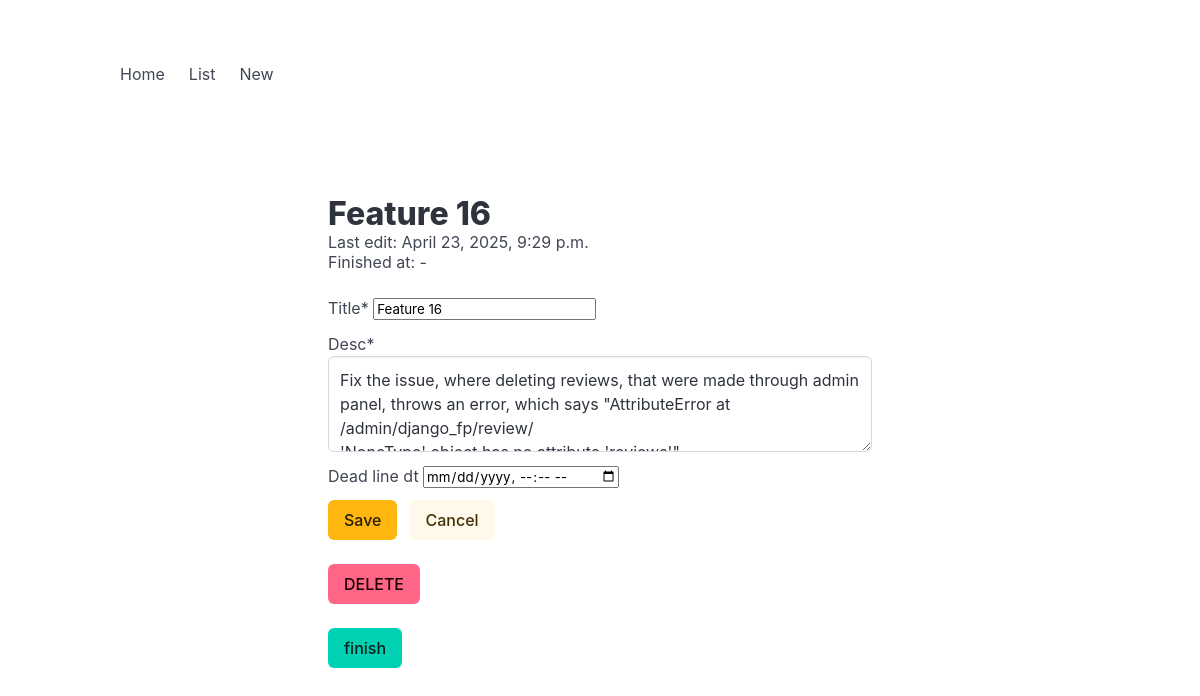
The app's page /todo/167/ (signed in), older data.
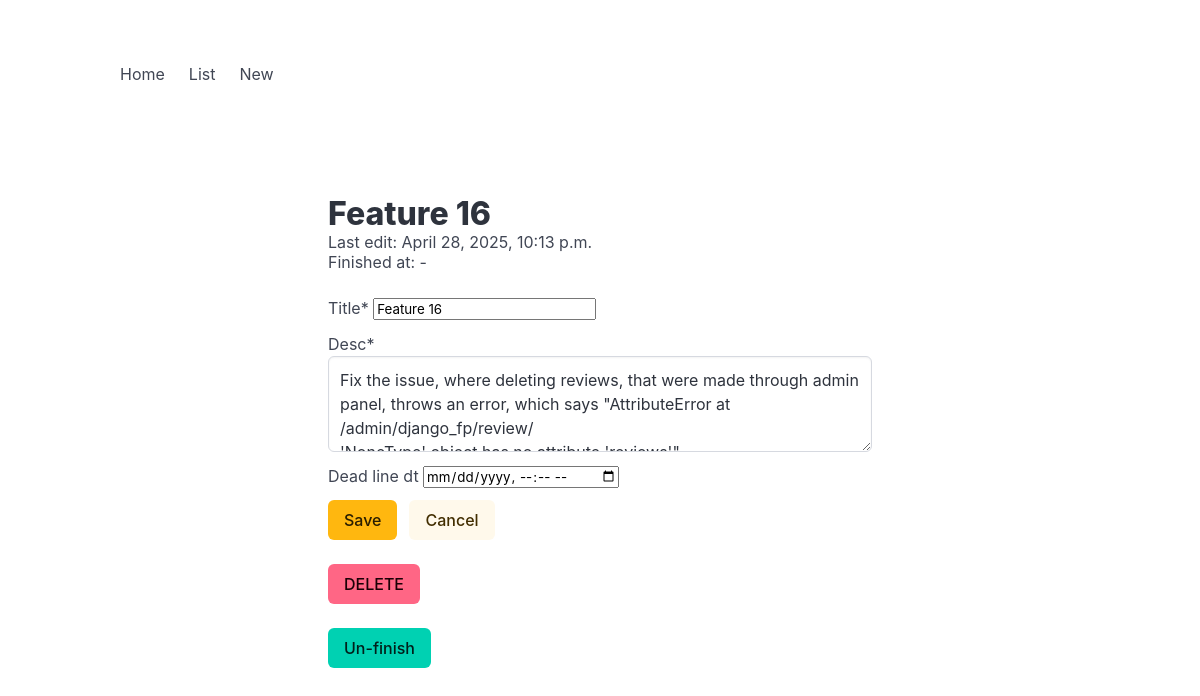
The same page, newer data.
### todo/models.py (models this page shows, shortened)
class Task(models.Model):
    user = models.ForeignKey(User, on_delete=models.CASCADE)
    title = models.CharField(max_length=100)
    desc = models.CharField(max_length=500)
    is_finished = models.BooleanField(default=False)
    finished_dt = models.DateTimeField(blank=True, null=True)
    dead_line_dt = models.DateTimeField(blank=True, null=True)
    create_dt = models.DateTimeField(auto_now_add=True)
    update_dt = models.DateTimeField(auto_now=True)

### todo/views.py (the view)
# urls.py: path('<int:number>/', views.todo_detail, name='detail'),
def todo_detail(request, number):
    if request.user.is_authenticated:
        task = get_object_or_404(Task, id=number)
        if task.user == request.user:
            if request.method == 'POST':
                form = TaskForm(request.POST, instance=task)
                if form.is_valid():
                    form.save()
                    return redirect('/todo/list/')
            else:
                form = TaskForm(instance=task)
            return render(request, 'todo/detail.html', {'task': task, 'form': form})
    return redirect('/todo/')

### todo/forms.py
class TaskForm(ModelForm):
    class Meta:
        model = Task
        fields = ['title', 'desc', 'dead_line_dt']
        widgets = {
            "desc": forms.Textarea(attrs={"rows": 3}),
            "dead_line_dt": forms.DateTimeInput(attrs={"type": "datetime-local"}),
        }

### todo/templates/todo/detail.html (shortened to what this page needs)
<!DOCTYPE html>
<html>
  <head>
    <link rel="stylesheet" href="https://cdn.jsdelivr.net/npm/bulma@1.0.2/css/bulma.min.css">
  </head>
  <body>
    {% include 'todo/includes/nav.html' %}
  <section class="section container" style="max-width: 640px;">
    <h1 class="title">{{ task.title }}</h1>
    <p class="subtitle is-size-6">
      Last edit: <time datetime="{{ task.update_dt|date:'Y-m-d\TH:i' }}">{{ task.update_dt }}</time><br>
      Finished at: <time datetime="{{ task.finish_dt|date:'Y-m-d\TH:i' }}">{{ task.finish_dt|default:'-' }}</time>
    </p>
    <form method="POST" action="{% url 'todo:detail' number=task.id %}">
      {% load crispy_forms_tags %}
      {{ form|crispy }}
      <div class="buttons">
          <button type="submit" class="button is-warning">Save</button>
          <a href="{% url 'todo:list' %}" class="button is-warning is-light">Cancel</a>
      </div>
    </form>
    <br>
    <form action="{% url 'todo:task_delete' number=task.id %}" method="POST">
        <button type="submit" class="button is-danger">DELETE</button>
    </form>
    <br>
    <form action="{% url 'todo:task_finish' number=task.id %}" method="POST">
        <button type="submit" class="button is-primary">
            {% if task.is_finished %}Un-{% endif %}finish
        </button>
    </form>
  </section>
  </body>
</html>

Row changes from the older to the newer data that the page shows:
changed Task "Feature 16": update_dt "April 23, 2025, 9:29 p.m." → "April 28, 2025, 10:13 p.m."
Text that changed along with them:
text now shown: "Un-"
